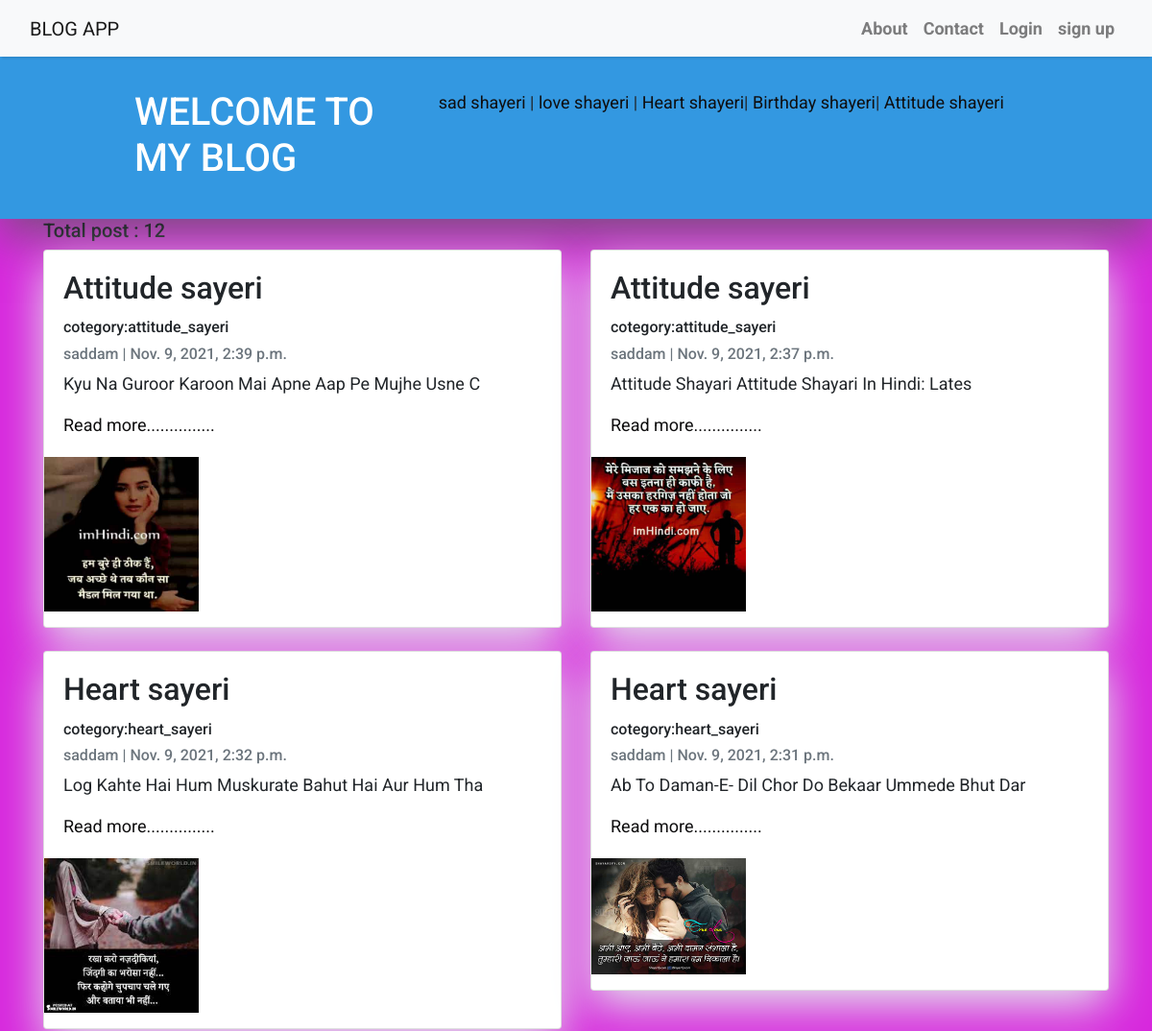
The app's page / (upper part), older data.
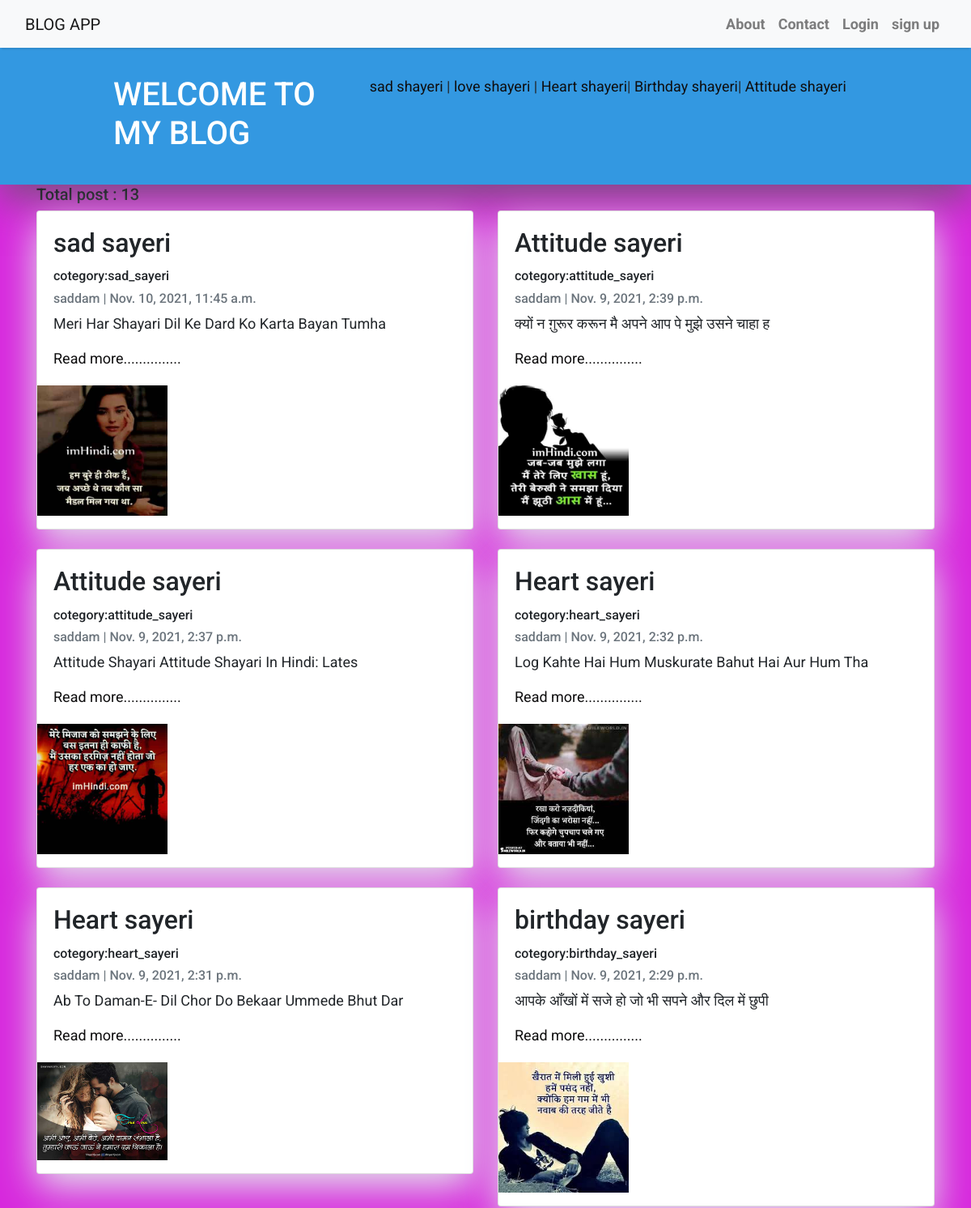
The same page, newer data.
### blog_app/models.py (models this page shows, shortened)
class Post(models.Model):
    title = models.CharField(max_length=200)
    image=models.ImageField(upload_to='images/')
    author = models.ForeignKey(User, on_delete= models.CASCADE,related_name='blog_posts')
    cotegory=models.CharField(max_length=100,choices=cotegory,default='love_sayeri')
    updated_on = models.DateTimeField(auto_now= True)
    content = models.TextField()
    created_on = models.DateTimeField(auto_now_add=True)
    status = models.IntegerField(choices=STATUS, default=0)
    class Meta:
        ordering = ['-created_on']

### blog_app/views.py (the view)
# urls.py: path('',views.indexpage,name='home'),
def indexpage(request):
    type=request.GET.get('type')
    print(type)
    if type=='sad_sayeri':
        data =Post.objects.filter(cotegory=type)
        return render(request,'index.html',{'data':data})
    elif type=='love_sayeri':
        data =Post.objects.filter(cotegory=type)
        return render(request,'index.html',{'data':data})
    elif type=='sad_sayeri':
        data =Post.objects.filter(cotegory=type)
        return render(request,'index.html',{'data':data})
    elif type=='birthday_sayeri':
        data =Post.objects.filter(cotegory=type)
        return render(request,'index.html',{'data':data})
    elif type=='heart_sayeri':
        data =Post.objects.filter(cotegory=type)
        return render(request,'index.html',{'data':data})
    elif type=='attitude_sayeri':
        data =Post.objects.filter(cotegory=type)
        return render(request,'index.html',{'data':data})
    else:           #all shayeri
       data =Post.objects.all()
       return render(request,'index.html',{'data':data})

### blog_app/templates/index.html (shortened to what this page needs)
{% extends "base.html" %}
{% block content %}
<header class="masthead">
    <div class="container">
        <div class="row">
            <div class=" col-md-8 col-md-10 mx-auto">
                <div class="site-heading">
                    <div class="row ">
                        <div class="col-sm-4 mx-auto ">
                            <h1 class=" site-heading my-4 mt-3 text-white"> WELCOME TO MY  BLOG </h1>
                        </div>
                        <div class="col-sm-8 mx-auto m-4">
                            <a href="/?type=sad_sayeri" >sad shayeri</a> |
                        <a href="/?type=love_sayeri" >love shayeri</a> |
                        <a href="/?type=heart_sayeri" >Heart shayeri</a>|
                        <a href="/?type=birthday_sayeri" >Birthday shayeri</a>|
                        <a href="/?type=attitude_sayeri" >Attitude shayeri</a>
                        </div>
                    </div>
                </div>
            </div>
        </div>
    </div>
</header>
<div class="container">
    <h5>Total post : {{data.count}}</h5>
    <div class="row">
        {% for post in data %}
        <div class="col-md-6 mx-auto ">
            <div class="card mb-4">
                <div class="card-body">
                    <h2 class="card-title">{{ post.title }}</h2>
                    <h6>cotegory:{{post.cotegory}}</h6>
                    <p class="card-text text-muted h6">{{ post.author }} | {{ post.created_on}} </p>
                    <p class="card-text">{{post.content|slice:":50" }} </p>
                    <a href="postbyid{{post.id}}" >Read more...............</a>
                </div>
                <p> <img src="{{ post.image.url }}" class="img-responsive" style="width: 30%; float: left; margin-right: 10px;" /></p>
            </div>
        </div>
        {% endfor %}
    </div>
</div>
{%endblock%}

Row changes from the older to the newer data that the page shows:
added Post: title "sad sayeri", cotegory "sad_sayeri", author "saddam", created_on "Nov. 10, 2021, 11:45 a.m.", content "Meri Har Shayari Dil Ke Dard Ko Karta Bayan Tumha", image (picture)
changed Post: content "Kyu Na Guroor Karoon Mai Apne Aap Pe Mujhe Usne C" → "क्यों न ग़ुरूर करून मै अपने आप पे मुझे उसने चाहा ह"; image: a different picture
now on this page (row unchanged): Post: title "birthday sayeri", cotegory "birthday_sayeri", author "saddam", created_on "Nov. 9, 2021, 2:29 p.m.", content "आपके आँखों में सजे हो जो भी सपने और दिल में छुपी", image (picture)
Text that changed along with them:
{{ data.count }}: "12" → "13"
